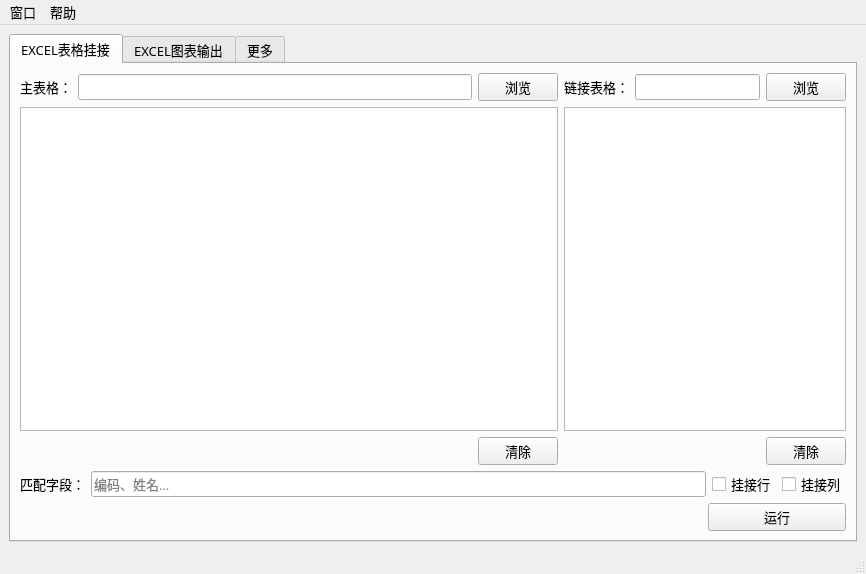
<?xml version="1.0" encoding="UTF-8"?>
<ui version="4.0">
 <class>MainWindow</class>
 <widget class="QMainWindow" name="MainWindow">
  <property name="geometry">
   <rect>
    <x>0</x>
    <y>0</y>
    <width>866</width>
    <height>574</height>
   </rect>
  </property>
  <property name="font">
   <font>
    <family>微软雅黑</family>
    <pointsize>10</pointsize>
    <weight>50</weight>
    <bold>false</bold>
   </font>
  </property>
  <property name="windowTitle">
   <string>冲冲冲</string>
  </property>
  <property name="windowIcon">
   <iconset>
    <normalon>:/新前缀/main.png</normalon>
   </iconset>
  </property>
  <property name="iconSize">
   <size>
    <width>28</width>
    <height>28</height>
   </size>
  </property>
  <widget class="QWidget" name="centralwidget">
   <layout class="QGridLayout" name="gridLayout">
    <item row="0" column="1">
     <widget class="QTabWidget" name="tabWidget">
      <property name="font">
       <font>
        <family>微软雅黑</family>
        <pointsize>10</pointsize>
        <weight>50</weight>
        <italic>false</italic>
        <bold>false</bold>
        <underline>false</underline>
       </font>
      </property>
      <property name="currentIndex">
       <number>0</number>
      </property>
      <widget class="QWidget" name="tab">
       <attribute name="title">
        <string>EXCEL表格挂接</string>
       </attribute>
       <layout class="QGridLayout" name="gridLayout_4">
        <item row="0" column="0">
         <layout class="QGridLayout" name="gridLayout_2">
          <item row="0" column="0">
           <widget class="QLabel" name="label">
            <property name="text">
             <string>主表格：</string>
            </property>
           </widget>
          </item>
          <item row="0" column="1">
           <widget class="QLineEdit" name="lineEdit_mainfile"/>
          </item>
          <item row="0" column="2">
           <widget class="QPushButton" name="pushButton_mainfile">
            <property name="text">
             <string>浏览</string>
            </property>
           </widget>
          </item>
          <item row="1" column="0" colspan="3">
           <widget class="QTableWidget" name="tableWidget"/>
          </item>
          <item row="2" column="2">
           <widget class="QPushButton" name="pushButton_remove1">
            <property name="text">
             <string>清除</string>
            </property>
           </widget>
          </item>
         </layout>
        </item>
        <item row="0" column="1" colspan="2">
         <layout class="QGridLayout" name="gridLayout_3">
          <item row="0" column="0">
           <widget class="QLabel" name="label_2">
            <property name="text">
             <string>链接表格：</string>
            </property>
           </widget>
          </item>
          <item row="0" column="1">
           <widget class="QLineEdit" name="lineEdit_targetfile"/>
          </item>
          <item row="0" column="2">
           <widget class="QPushButton" name="pushButton_targetfile">
            <property name="text">
             <string>浏览</string>
            </property>
           </widget>
          </item>
          <item row="1" column="0" colspan="3">
           <widget class="QTableWidget" name="tableWidget_2"/>
          </item>
          <item row="2" column="2">
           <widget class="QPushButton" name="pushButton_remove2">
            <property name="text">
             <string>清除</string>
            </property>
           </widget>
          </item>
         </layout>
        </item>
        <item row="1" column="0" colspan="3">
         <layout class="QHBoxLayout" name="horizontalLayout">
          <item>
           <widget class="QLabel" name="label_3">
            <property name="text">
             <string>匹配字段：</string>
            </property>
           </widget>
          </item>
          <item>
           <widget class="QLineEdit" name="lineEdit_index">
            <property name="placeholderText">
             <string>编码、姓名...</string>
            </property>
           </widget>
          </item>
          <item>
           <widget class="QCheckBox" name="checkBox_row">
            <property name="text">
             <string>挂接行</string>
            </property>
           </widget>
          </item>
          <item>
           <widget class="QCheckBox" name="checkBox_col">
            <property name="text">
             <string>挂接列</string>
            </property>
           </widget>
          </item>
         </layout>
        </item>
        <item row="2" column="0" colspan="2">
         <layout class="QVBoxLayout" name="verticalLayout"/>
        </item>
        <item row="2" column="2">
         <widget class="QPushButton" name="pushButton">
          <property name="maximumSize">
           <size>
            <width>200</width>
            <height>16777215</height>
           </size>
          </property>
          <property name="text">
           <string>运行</string>
          </property>
         </widget>
        </item>
       </layout>
      </widget>
      <widget class="QWidget" name="tab_2">
       <attribute name="title">
        <string>EXCEL图表输出</string>
       </attribute>
      </widget>
      <widget class="QWidget" name="tab_3">
       <attribute name="title">
        <string>更多</string>
       </attribute>
      </widget>
     </widget>
    </item>
   </layout>
  </widget>
  <widget class="QMenuBar" name="menubar">
   <property name="geometry">
    <rect>
     <x>0</x>
     <y>0</y>
     <width>866</width>
     <height>25</height>
    </rect>
   </property>
   <widget class="QMenu" name="menu">
    <property name="title">
     <string>窗口</string>
    </property>
   </widget>
   <widget class="QMenu" name="menu_2">
    <property name="title">
     <string>帮助</string>
    </property>
   </widget>
   <addaction name="menu"/>
   <addaction name="menu_2"/>
  </widget>
  <widget class="QStatusBar" name="statusbar"/>
 </widget>
 <resources>
  <include location="pic.qrc"/>
 </resources>
 <connections/>
</ui>
